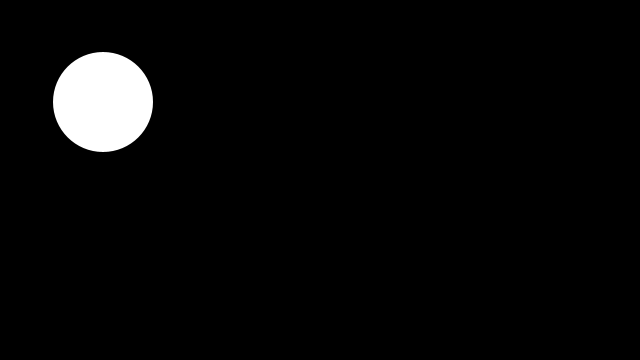
Frame 1 (no input)
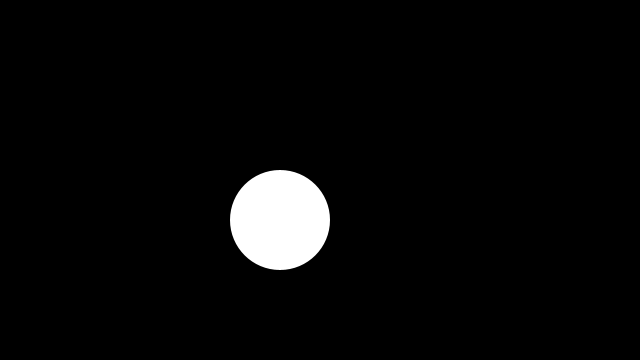
Frame 60 (the mouse pressed at the canvas centre just before this capture)
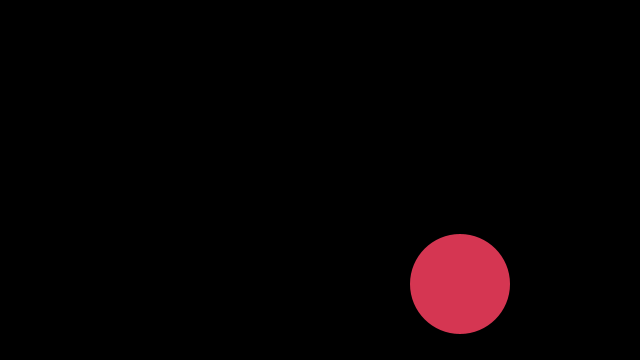
Frame 120 (the mouse held since frame 60 and released just before this capture)

The Processing sketch that drew these frames (run headless with seeded random() and noise(); from frame 60 on, the mouse is pressed at the canvas centre):

// Processing sketch: sketch_220613a_k2_2
// ── sketch_220613a_k2_2.pde
int x = 100;
int y = 100;
int xspeed = 3;
int yspeed = 2;
int r = 50;
int R, G, B;
void setup() {
  size(640, 360);
}
void draw() {
  background(0);
  
  x = x + xspeed;
  y = y + yspeed;
  R = (int) random(255) + 1;
  G = (int) random(255) + 1;
  B = (int) random(255) + 1;
  
  if ((x+r > width) || (x-r < 0)) {
    fill(R, G, B);
    xspeed = xspeed * -1;
  }
  if ((y+r > height) || (y-r < 0)) {
    fill(R, G, B);
    yspeed = yspeed * -1;
  }
  
  noStroke();
  circle(x, y, r*2);
}
